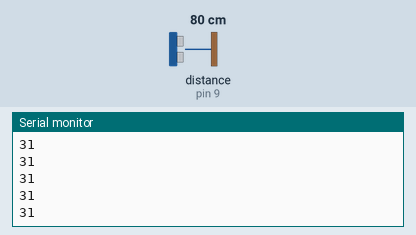
Simulated run of this sketch. Board: Arduino Uno, built with avr-gcc and run on an emulated ATmega328P. On the bench: the last lines printed to the serial monitor. Wiring (inferred from the names in the program): ultrasonic range finder: trigger pin 8; echo pin 9. The inputs (shaded band) are chosen by the test bench; at power-on: distance to the obstacle (sensor on pin 9) 80 cm. The echo pulse lasts 58.3 µs per cm.

Above: at 1.2 s.
1.3 s: distance to the obstacle (sensor on pin 9) set to 2 cm
At 1.34 s:
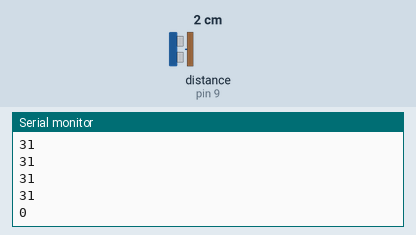
2.8 s: distance to the obstacle (sensor on pin 9) set to 4 cm
At 2.81 s:
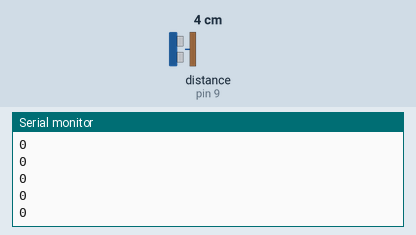
Timing chart, 0 to 5.8 s (numbered marks = the images above; inputs shaded):
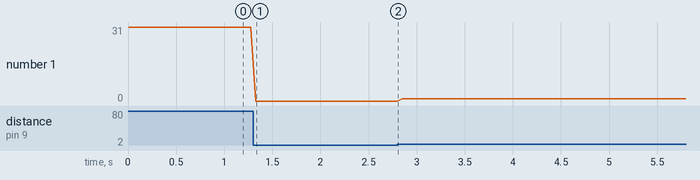

The sketch:

project.ino
```cpp
const int inputPin = 9;
const int outputPin = 8;

void setup() {
  pinMode(inputPin, INPUT);
  pinMode(outputPin, OUTPUT);
  Serial.begin(9600);
}

unsigned long ping() {
  digitalWrite(outputPin, HIGH);
  delayMicroseconds(10);
  digitalWrite(outputPin, LOW);
  return pulseIn(inputPin, HIGH);
}

void loop() {
  Serial.println(ping() / 74 / 2);
  delay(50);
}
```

Measured:
- after the input at 1.3 s, the serial monitor: prints a new line at once (image 1)
- plotted number 1: 31 → 0 after the input at 1.3 s, 0 → 1 after the input at 2.8 s
